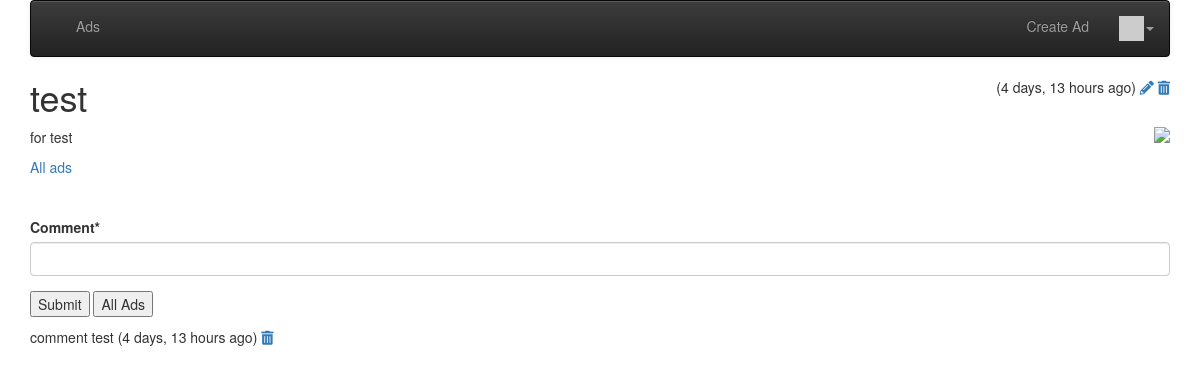
Page /ad/1 (signed in) on the committed database.
### ads/models.py (models this page shows, shortened)
class Ad(models.Model) :
    title = models.CharField(
            max_length=200,
            validators=[MinLengthValidator(2, "Title must be greater than 2 characters")]
    )
    price = models.DecimalField(max_digits=7, decimal_places=2, null=True)
    text = models.TextField()
    owner = models.ForeignKey(settings.AUTH_USER_MODEL, on_delete=models.CASCADE)
    comments = models.ManyToManyField(settings.AUTH_USER_MODEL,
                                      through='Comment', related_name='comments_owned')
    created_at = models.DateTimeField(auto_now_add=True)
    updated_at = models.DateTimeField(auto_now=True)
    picture = models.BinaryField(null=True, editable=True)
    content_type = models.CharField(max_length=256, null=True, help_text='The MIMEType of the file')
    favorites = models.ManyToManyField(settings.AUTH_USER_MODEL, through='Fav', related_name='favorite_ads')

class Comment(models.Model) :
    text = models.TextField(
        validators=[MinLengthValidator(3, "Comment must be greater than 3 characters")]
    )
    ad = models.ForeignKey(Ad, on_delete=models.CASCADE)
    owner = models.ForeignKey(settings.AUTH_USER_MODEL, on_delete=models.CASCADE)
    created_at = models.DateTimeField(auto_now_add=True)
    updated_at = models.DateTimeField(auto_now=True)

### ads/views.py (the view)
# urls.py: path('ad/<int:pk>', views.AdDetailView.as_view(), name='ad_detail'),
class AdDetailView(OwnerDetailView):
    model = Ad
    template_name = "ads/ad_detail.html"
    def get(self, request, pk) :
        x = Ad.objects.get(id=pk)
        comments = Comment.objects.filter(ad=x).order_by('-updated_at')
        comment_form = CommentForm()
        context = { 'ad' : x, 'comments': comments, 'comment_form': comment_form }
        return render(request, self.template_name, context)

### ads/forms.py
class CommentForm(forms.Form):
    comment = forms.CharField(required=True, max_length=500, min_length=3, strip=True)

### ads/templatetags/app_tags.py (called while the page is built)
@register.filter(name='gravatar')
def gravatar(user, size=35):
    email = str(user.email.strip().lower()).encode('utf-8')
    email_hash = md5(email).hexdigest()
    url = "//www.gravatar.com/avatar/{0}?s={1}&d=identicon&r=PG"
    return url.format(email_hash, size)

### ads/templates/ads/ad_detail.html (shortened to what this page needs)
{% extends "base_menu.html" %}
{% load humanize %}
{% block content %}
<span style="float: right;">
({{ ad.updated_at|naturaltime }})
{% if ad.owner == user %}
<a href="{% url 'ads:ad_update' ad.id %}"><i class="fa fa-pencil"></i></a>
<a href="{% url 'ads:ad_delete' ad.id %}"><i class="fa fa-trash"></i></a>
{% endif %}
</span>
<h1>{{ ad.title }}</h1>
    {% if ad.content_type %}
    <img style="float:right; max-width:50%;" src="{% url 'ads:ad_picture' ad.id %}"
    onclick="document.getElementById('overlay').style.display = 'block';">
{% endif %}
<p>
{{ ad.text }}
</p>
<p>
<a href="{% url 'ads:all' %}">All ads</a>
</p>
{% if user.is_authenticated %}
<br clear="all"/>
<p>
{% load crispy_forms_tags %}
<form method="post" action="{% url 'ads:ad_comment_create' ad.id %}">
    {{ comment_form|crispy }}
<input type="submit" value="Submit">
<input type="submit" value="All Ads" onclick="window.location.href='{% url 'ads:all' %}';return false;">
</form>
</p>
{% endif %}
{% for comment in comments %}
<p> {{ comment.text }}
({{ comment.updated_at|naturaltime }})
{% if user == comment.owner %}
<a href="{% url 'ads:ad_comment_delete' comment.id %}"><i class="fa fa-trash"></i></a>
{% endif %}
</p>
{% endfor %}
{% endblock %}

### rows in the picture
Ad: updated_at "4 days, 13 hours ago", title "test", text "for test"
Comment: text "comment test", updated_at "4 days, 13 hours ago"
